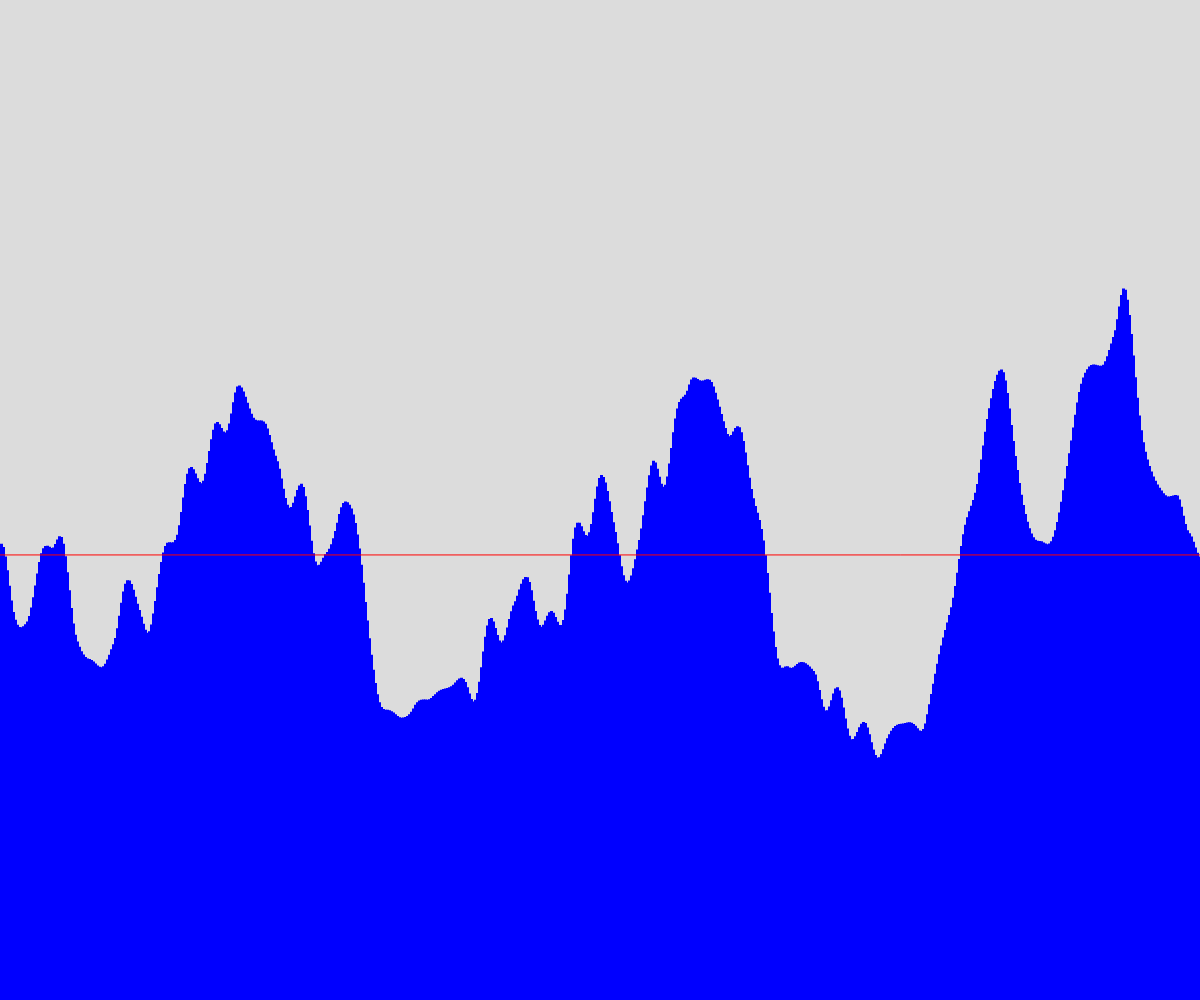
Frame 1 (no input)
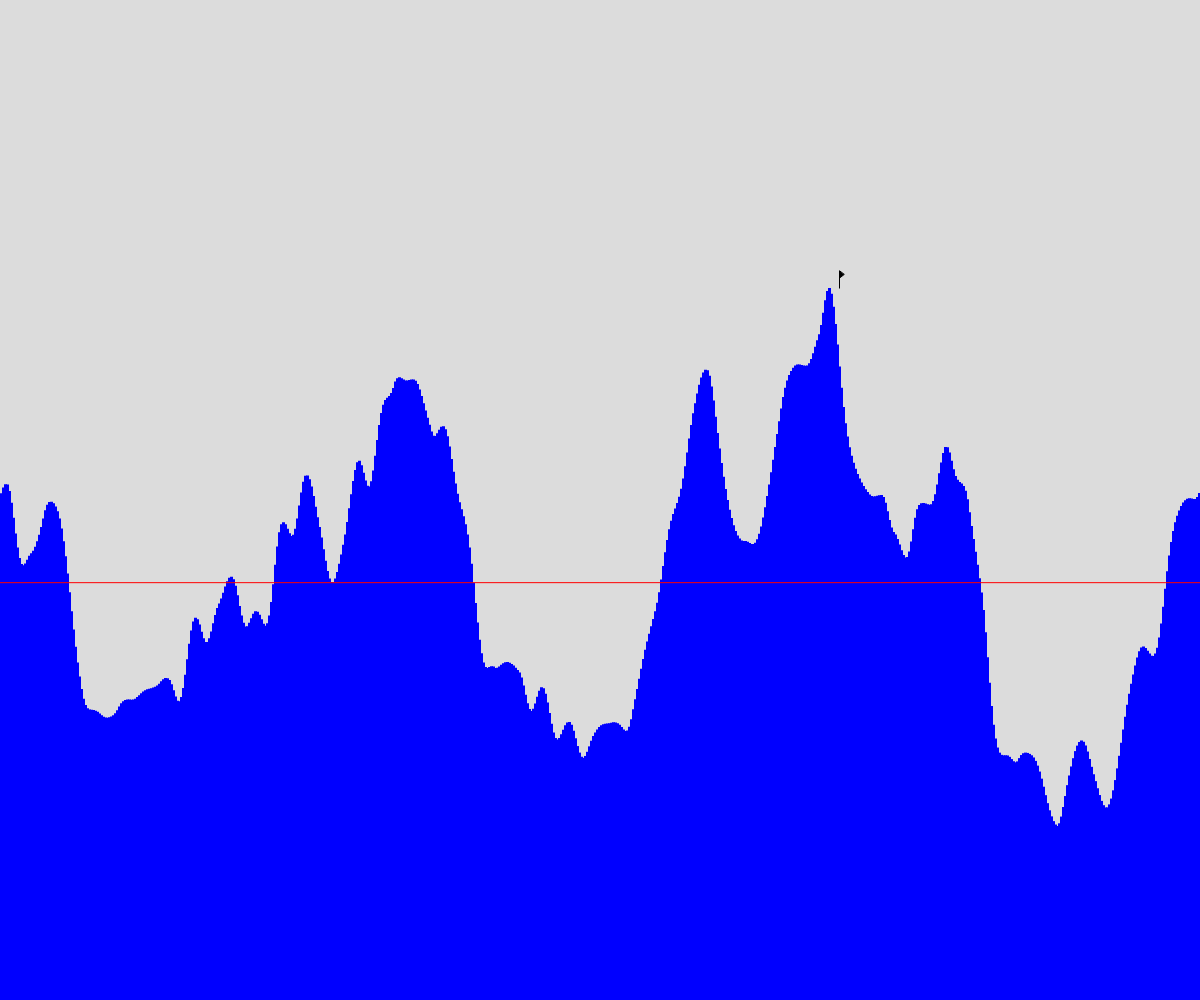
Frame 60 (no input)
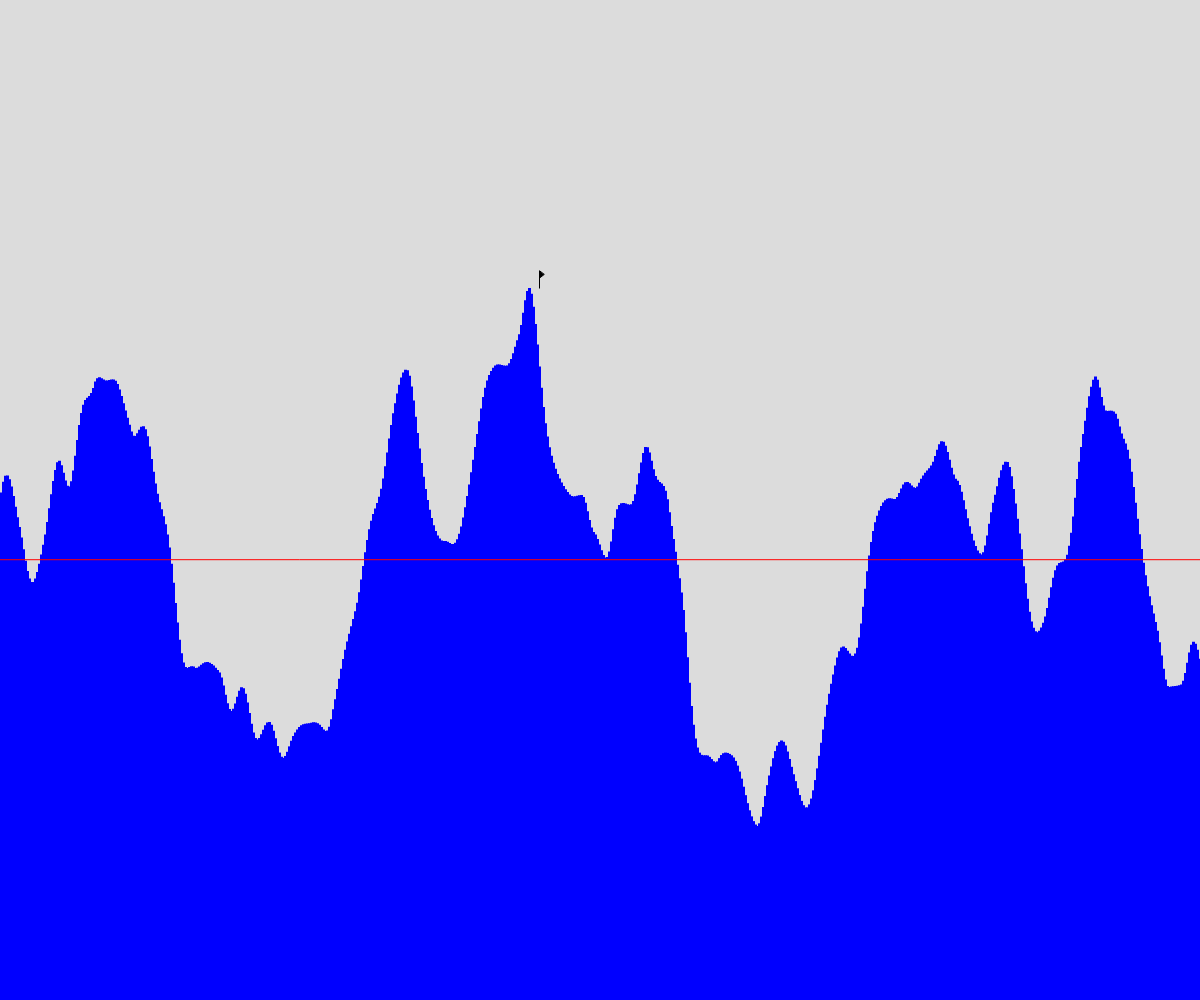
Frame 120 (the mouse pressed at the canvas centre since frame 60)

The p5.js sketch that drew these frames (run headless with seeded random() and noise() and a simulated clock; from frame 60 on, the mouse is pressed at the canvas centre):

// p5.js sketch
// ── sketch.js
// Perlin Noise Terrain Generator
//Jordan Cho
// Date
//
// Extra for Experts:
// - describe what you did to take this project "above and beyond"

const WIDTHRECT = 3;
const DT = 0.02;
const OFFSETSPEED = 0.05;
const TIMEDEFAULT = 10;
let maxHeight;
let y;
let time;
let yArray = [];//Keeps track of y Coordinates
let xArray = [];//keeps track of x coordinates
let greatestY, greatestX;//Keeps track the highest points
let offsetAmt = 0.00002;
let strokeColorAVG = [255, 0, 0];
let terrainColor = [0, 0, 255];
let flagColor = 0;
function setup() {
  createCanvas(windowWidth, windowHeight);
  background(220);
  time = TIMEDEFAULT;
  maxHeight = height * 0.15;
  generateTerrain();
}

function draw() {
  time = TIMEDEFAULT + offsetAmt;
  background(220);
  generateTerrain();
  offsetAmt += OFFSETSPEED;
  drawFlag();
  findY();
  average();
}

function generateTerrain() {
  noStroke();
  if(yArray.length>width){
    yArray= [];
  }
  for (let x = 0; x < width; x += WIDTHRECT - 1) {//draws the terrain
    rectMode(CORNERS);
    y = map(noise(time), 0, 1, maxHeight, height);
    time += DT;
    fill(terrainColor[0], terrainColor[1], terrainColor[2]);
    rectMode(CORNERS);
    rect(x, height, x + WIDTHRECT, y);
    yArray.push(y);//adds to the arrays
    xArray.push(x);
  }
}

//draws the flag
function drawFlag() {
  fill(flagColor);
  stroke(flagColor);
  strokeWeight(1);
  line(greatestX + WIDTHRECT / 2, greatestY - 15, greatestX + WIDTHRECT / 2, greatestY);
  triangle(greatestX + WIDTHRECT / 2, greatestY - 17, greatestX + WIDTHRECT / 2, greatestY - 10, greatestX + WIDTHRECT + 3, greatestY - 13.5);
}
//finds the average
function average() {
  stroke(strokeColorAVG[0], strokeColorAVG[1], strokeColorAVG[2]);
  let yAverage = 0;
  for (let i = 0; i < yArray.length; i++) {
    yAverage += yArray[i];
  }
  yAverage = yAverage / yArray.length;
  line(0, yAverage, width, yAverage);
}
//finds the greatest y
function findY() {
  greatestY = yArray[0];
  for (let i = 0; i < yArray.length; i++) {
    if (yArray[i] < greatestY) {
      greatestY = yArray[i];
      greatestX = xArray[i];
    }
  }
}
